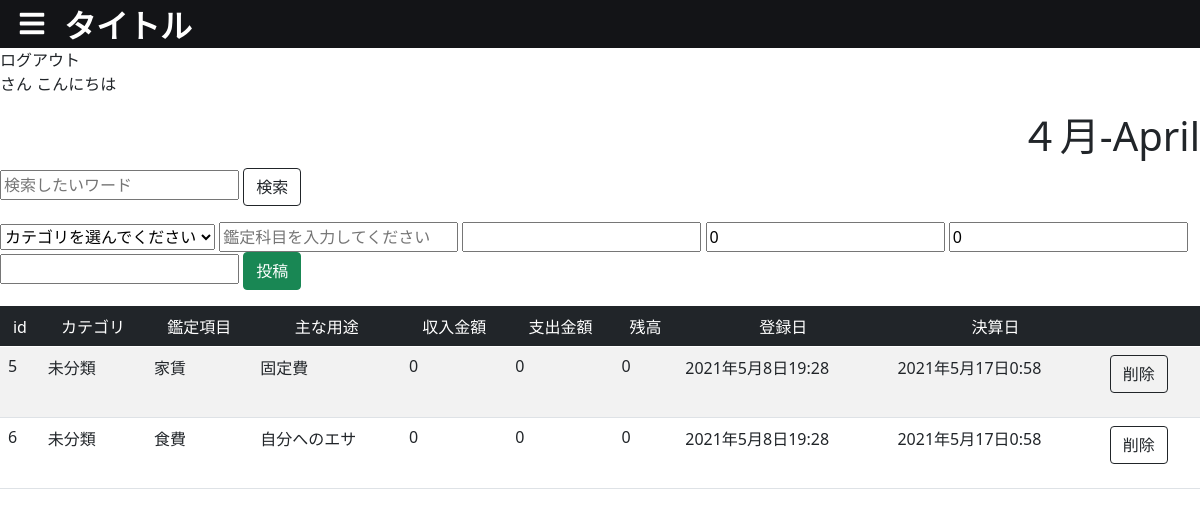
The app's page / (signed in) with its own data.
### bbs/models.py (models this page shows, shortened)
class Topic(models.Model):
    class Meta:
        db_table = "topic"
    category = models.ForeignKey(Category,verbose_name="カテゴリ",on_delete=models.CASCADE,blank=True, null=True)
    title = models.CharField(verbose_name="タイトル", max_length=100, default="")
    comment = models.CharField(verbose_name="コメント", blank=True, max_length=2000)
    income = models.IntegerField(verbose_name="収入", null=True)
    spending = models.IntegerField(verbose_name="支出", null=True)
    dt = models.DateTimeField(verbose_name="投稿日", default=timezone.now)
    pay_dt  =  models.DateTimeField(verbose_name="決済日")

### bbs/views.py (the view, shortened to what this page needs)
class BbsView(LoginRequiredMixin,View):
    def get(self, request, *args, **kwargs):
        print(request.user.id)
        print(request.user.last_name)
        print(request.user.first_name)
        categories  = Category.objects.all()
        if "search" in request.GET:
            if request.GET["search"] == "" or request.GET["search"].isspace():
                return redirect("bbs:index")
            search      = request.GET["search"].replace(" ","　")
            search_list =search.split(" ")
            query       = Q()
            for word in search_list:
                query &= Q(title__contains=word)
            topics  = Topic.objects.filter(query)
        else:
            topics  = Topic.objects.all()
        context = { "topics":topics,
                    "categories":categories,
                   }
        return render(request,"bbs/index.html",context)

### bbs/templatetags/table.py (called while the page is built)
@register.inclusion_tag("bbs/table.html")
def generate_balance(topics):
    balances    = []
    total       = 0
    for topic in topics:
        row         = {}
        row["id"]       = topic.id
        row["category"] = topic.category
        row["title"]    = topic.title
        row["comment"]  = topic.comment
        row["income"]   = topic.income
        row["spending"] = topic.spending
        row["dt"]       = topic.dt
        row["pay_dt"]   = topic.pay_dt
        if row["spending"]:
            spending    = int(row["spending"])
        else:
            spending    = 0
        if row["income"]:
            income      = int(row["income"])
        else:
            income      = 0
        total   = total + income - spending
        row["total"] = total
        balances.append(row)
    return { "balances":balances }

### templates/bbs/index.html (shortened to what this page needs)
{% load static %}
{% load table %}
<html>
<head>
    <link href="https://cdn.jsdelivr.net/npm/bootstrap@5.0.0-beta1/dist/css/bootstrap.min.css" rel="stylesheet">
    <link rel="stylesheet" href="https://cdn.jsdelivr.net/npm/flatpickr/dist/flatpickr.min.css">
    <link rel="stylesheet" href="{% static 'bbs/css/style.css' %}">
    <link rel="stylesheet" href="{% static 'common/css/fontawesome/all.css' %}">
</head>
<body>
    <header>
        <div class="left_header">
        <label class="l_sidebar_label" for="l_sidebar">
                <i class="fas fa-bars"></i>
            </label>
            <a class="header_link" href="{% url 'bbs:index' %}"><h1>タイトル</h1></a>
        </div>
    </header>
    <main>
        <a href="{% url 'account_logout' %}">ログアウト</a>
        <p>{{ request.user.last_name }} {{ request.user.first_name }}さん こんにちは</p>
        <h1 style="text-align: right">４月-April</h1>
        <form action="" method="get">
            <input type="text" name="search" placeholder="検索したいワード" value="{{ request.GET.search }}">
            <input type="submit" class="btn btn-outline-dark" value="検索">
        </form>
        <form action="" method="post">
            <select name="category">
                <option value="">カテゴリを選んでください</option>
            </select>
            <input type="text" name="title" placeholder="鑑定科目を入力してください" required>
            <input type="text" name="comment" placeholder="主な用途を入力してください" value=" ">
            <input type="number" name="income" placeholder="収入金額を入力してください"value="0">
            <input type="number" name="spending" placeholder="支出金額を入力してください"value="0">
            <input id="pay_dt" type="text" name="pay_dt" readonly>
            <input class="btn btn-success" type="submit" value="投稿">
        </form>
        {% generate_balance topics %}
    </main>
</body>
</html>

### templates/bbs/table.html (shortened to what this page needs)
{% load humanize %}
<table class="table table-striped">
    <thead class="table-dark">
        <tr>
            <td class="text-center">id</td>
            <td class="text-center">カテゴリ</td>
            <td class="text-center">鑑定項目</td>
            <td class="text-center">主な用途</td>
            <td class="text-center">収入金額</td>
            <td class="text-center">支出金額</td>
            <td class="text-center">残高</td>
            <td class="text-center">登録日</td>
            <td class="text-center">決算日</td>
            <td></td>
        </tr>
    </thead>
    <tbody>
    {% for balance in balances %}
    <tr>
        <td>{{ balance.id }}</td>
        <td>{{ balance.category|default:"未分類" }}</td>
        <td>{{ balance.title }}</td>
        <td>{{ balance.comment }}</td>
        <td>{{ balance.income|default:"0"|intcomma }}</td>
        <td>{{ balance.spending|default:"0"|intcomma }}</td>
        <td>{{ balance.total|default:"0"|intcomma }}</td>
        <td>{{ balance.dt }}</td>
        <td>{{ balance.pay_dt }}</td>
        <td>
           <form action="{% url 'bbs:delete' balance.id %}" method="POST">
               <input class="btn btn-outline-dark" type="submit" value="削除">
           </form>
        </td>
    </tr>
    {% endfor %}
    </tbody>
</table>

### static/bbs/css/style.css (style rules this page uses)
body { background-image: url('ookamikun1.png'); }
html,body { overflow-x: hidden; margin:0; }
a { color:inherit; text-decoration:none; }
.left_header { width:100%; height:3rem; position:fixed; z-index:99; background:#131417; color:white; display:flex; align-items:center; overflow:hidden; }
.header_link { color:white; margin-left:0.5rem; }
.left_header h1 { font-size:2rem; font-weight:bold; line-height:normal; margin:0; }
.l_sidebar_label { position:relative; margin-left:0.5rem; margin-bottom:0; width:3rem; height:2rem; z-index:100; cursor:pointer; transition:0.2s; }
.l_sidebar_label i { position:absolute; top:50%; left:50%; transform:translate(-50%,-50%); font-size:1.75rem; color:white; }
.l_sidebar_label i.fa-bars { display:block; }
main { margin-top:3rem; }

### records on screen
Topic: title "家賃", comment "固定費", dt "2021年5月8日19:28", pay_dt "2021年5月17日0:58"
Topic: title "食費", comment "自分へのエサ", dt "2021年5月8日19:28", pay_dt "2021年5月17日0:58"

### other values on screen
{{ balance.id }} "5" "6"
{{ balance.category|default:"未分類" }} "未分類" "未分類"
{{ balance.income|default:"0"|intcomma }} "0" "0"
{{ balance.spending|default:"0"|intcomma }} "0" "0"
{{ balance.total|default:"0"|intcomma }} "0" "0"
